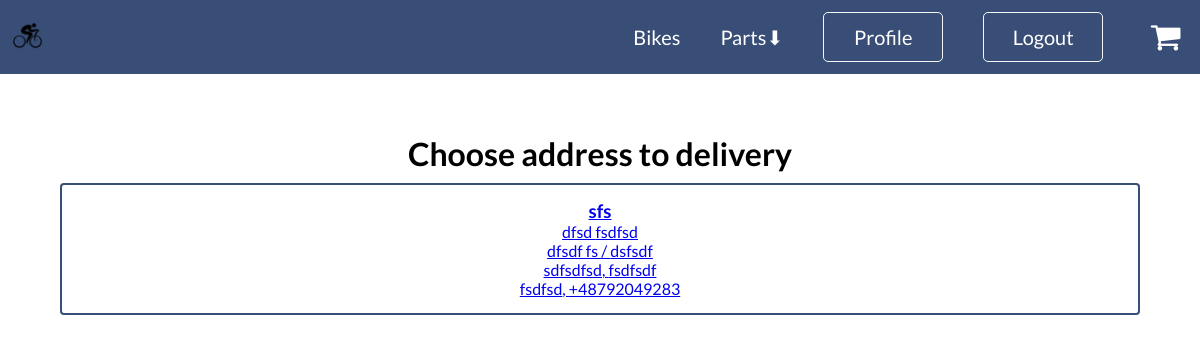
/cart/address/ (signed in), run on the app's committed database.
### users/models.py (models this page shows, shortened)
class Address(models.Model):
    name = models.CharField(max_length=50, unique=True)
    first_name = models.CharField(max_length=30)
    last_name = models.CharField(max_length=30)
    street = models.CharField(max_length=100)
    house = models.CharField(max_length=10)
    apartment = models.CharField(max_length=10, blank=True, null=True)
    postal_code = models.CharField(max_length=10)
    city = models.CharField(max_length=50)
    country = models.CharField(max_length=20)
    phone = PhoneNumberField(unique=True)
    user = models.ForeignKey(User, on_delete=models.CASCADE)

### shop/views.py (the view, shortened to what this page needs)
# urls.py: path('cart/address/', CartAddressView.as_view(), name='cart-address'),
class CartAddressView(LoginRequiredMixin, UserPassesTestMixin, ListView):
    model = Address
    template_name = 'shop/order_address.html'
    context_object_name = 'addresses'
    def get_queryset(self):
        user = self.request.user
        return Address.objects.filter(user=user)
    def test_func(self):
        user = self.request.user
        return CartedItem.objects.filter(cart__user=user).exists()

### shop/context_processors.py (called while the page is built)
def products(request):
    categories = Category.objects.exclude(name="Bikes")
    bikes_category = Category.objects.get(name="Bikes")
    return {'categories': categories, 'bikes_category': bikes_category}

### shop/models.py (called while the page is built)
    def get_absolute_url(self):
        return reverse('shop:product-list', args=[self.name.lower()])

### templates/shop/order_address.html
{% extends "base.html" %}
{% load static %}
{% block content %}
<div class="cart">
    <h1>Choose address to delivery</h1>
    {% if addresses %}
        {% for address in addresses %}
            <a href="{% url 'shop:summary' address.id %}">
                <div class="address-container">
                    <div class="address-element">
                        <h3>{{ address.name }}</h3>
                        <p>{{ address.first_name }} {{ address.last_name }}</p>
                        <p>{{ address.street }} {{ address.house }} {% if address.apartment%}/ {{ address.apartment }} {% endif %}</p>
                        <p>{{ address.city }}, {{ address.postal_code }}</p>
                        <p>{{ address.country }}, {{ address.phone }}</p>
                    </div>
                </div>
            </a>
        {% endfor %}
    {% else %}
        <p>You dont have any addresses, <a href="{% url 'users:addresses-add' %}">add</a> one.</p>
    {% endif %}
</div>
{% endblock content %}

### static/css/style.css (style rules this page uses)
* { margin: 0; padding: 0; box-sizing: border-box; font-family: 'Lato', sans-serif; }
body { background-color: #ffffff; }
.address-container { margin: 10px auto; border: 2px solid #394E76; border-radius: 4px; width: auto; }
.address-element { display: flex; justify-content: space-around; flex-direction: column; padding: 15px; }
.cart { text-align: center; display: flex; flex-direction: column; margin: 5% auto; width: 90%; }

### data on the page
Address: name "sfs", first_name "dfsd", last_name "fsdfsd", street "dfsdf", house "fs", apartment "dsfsdf", city "sdfsdfsd", postal_code "fsdfsdf", country "fsdfsd", phone "+48792049283"
